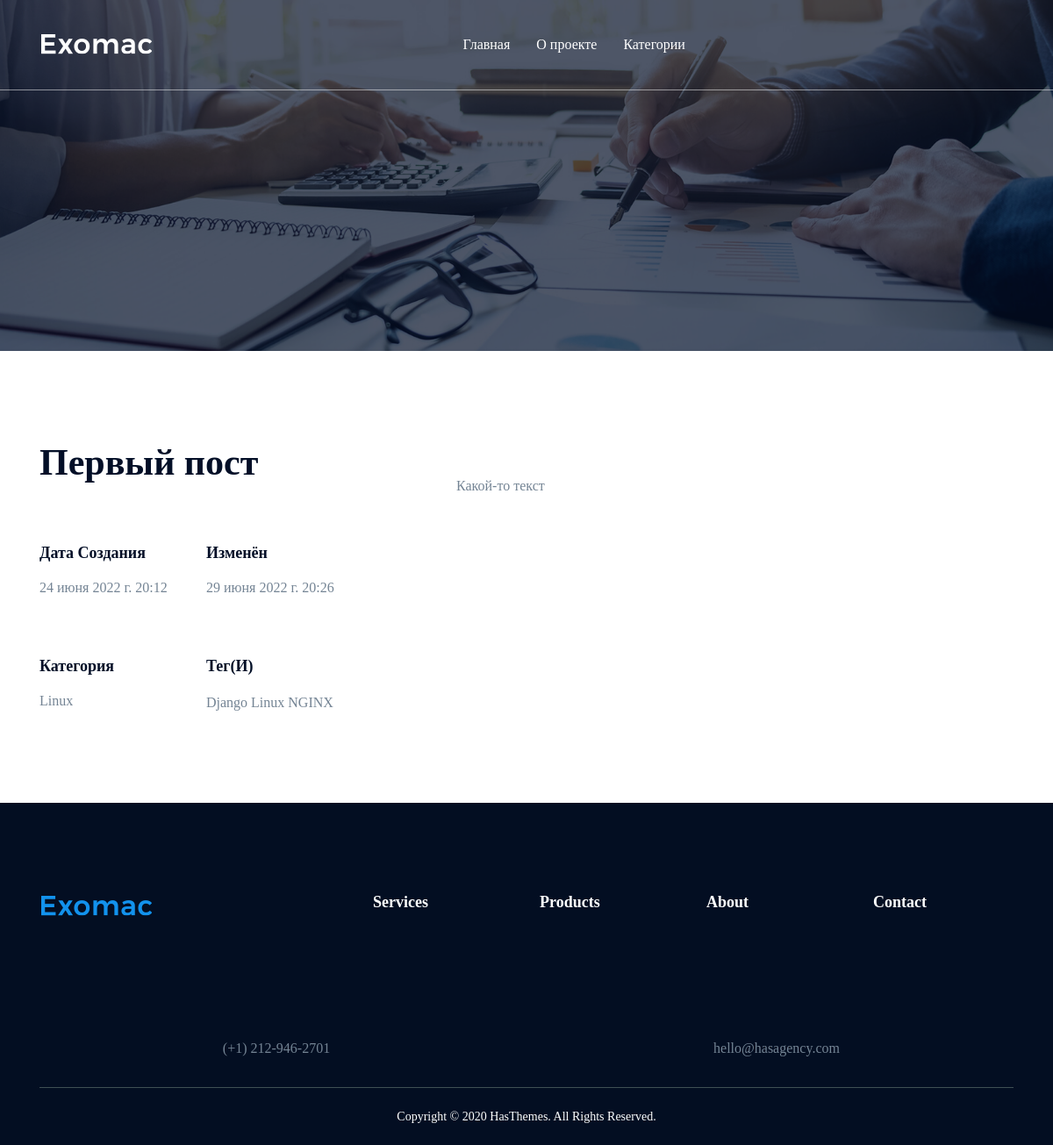
The app's page /post/pervyj-post/ with its own data.
### blog/models.py (models this page shows, shortened)
class Post(models.Model):
    title = models.CharField(max_length=100, verbose_name='Название')
    url = models.SlugField(max_length=100, unique=True)
    text = models.TextField(verbose_name="Текст")
    created_up = models.DateTimeField(auto_now=True, verbose_name="Дата обновления")
    created_at = models.DateTimeField(auto_now_add=True, db_index=True, verbose_name="Создан")
    category = models.ForeignKey(Category, on_delete=models.CASCADE, related_name='category', verbose_name='Категирии')
    tag = models.ManyToManyField(Tag, related_name='tag', verbose_name='Тег')
    draft = models.BooleanField('Черновик', default=False)
    image = models.ImageField(verbose_name='Изоброжение', upload_to='post/%Y/%m/%d', blank=True)
    class Meta:
        verbose_name = 'Пост'
        verbose_name_plural = "Посты"

class Category(models.Model):
    title = models.CharField(max_length=100)
    url = models.SlugField(max_length=100, unique=True)
    def __str__(self):
        return self.title
    class Meta:
        verbose_name = 'Категория'
        verbose_name_plural = "Категории"
    def get_absolute_url(self):
        return reverse("category", kwargs={"slug": self.url})

class Tag(models.Model):
    title = models.CharField(max_length=100)
    url = models.SlugField(max_length=100, unique=True)
    def get_absolute_url(self):
        return reverse("tag", kwargs={"slug": self.url})
    class Meta:
        verbose_name = 'Тег'
        verbose_name_plural = "Теги"

### blog/views.py (the view)
# urls.py: path('post/<str:slug>/', PostView.as_view(), name='post'),
class PostView(DetailView):
    model = Post
    template_name = 'blog/detail.html'
    context_object_name = 'post'
    slug_field = 'url'
    def get_context_data(self, *, object_list=None, **kwargs):
        context = super().get_context_data(**kwargs)
        self.object.views = F('views') + 1
        self.object.save()
        self.object.refresh_from_db()
        return context

### blog/templatetags/menu.py (called while the page is built)
@register.inclusion_tag('blog/menu_tpl.html')
def show_menu(menu_class='site-main-menu'):
    categories = Category.objects.all()
    return {"categories": categories, 'menu_class': menu_class}

@register.inclusion_tag('blog/menu_mobile.html')
def show_mobile(menu_class='site-mobile-menu'):
    categories = Category.objects.all()
    return {"categories": categories, 'menu_class': menu_class}

### templates/blog/detail.html (shortened to what this page needs)
{% extends 'base.html' %}
{% block content %}
    <div class="section section-padding">
        <div class="container">
            <div class="row pt--100 pb--80">
                <div class="col-lg-4 col-md-6 col-12">
                    <div class="work-left work-details" data-aos="fade-up">
                        <div class="portfolio-main-info">
                            <h2 class="title">{{ post.title }}</h2>
                            <div class="work-details-list mt-12">
                                <div class="details-list">
                                    <label>Дата создания</label>
                                    <span>{{ post.created_at }}</span>
                                </div>
                                <div class="details-list">
                                    <label>Изменён</label>
                                    <span>{{ post.created_up }}</span>
                                </div>
                                <div class="details-list">
                                    <label>Категория</label>
                                    <span><a href="#">{{ post.category }}</a></span>
                                </div>
                                <div class="details-list">
                                    <label>Тег(и)</label><br>
                                    {% for tag in post.tag.all %}
                                        <a href="{{ tag.get_absolute_url }}">{{ tag.title }}</a>
                                    {% endfor %}
                                </div>
                            </div>
                        </div>
                    </div>
                </div>
                <div class="col-lg-7 col-md-6 offset-lg-1 col-12">
                    <div class="work-left work-details mt-6">
                        <div class="work-main-info">
                            <div class="work-content">
                                <div class="desc mt-8">
                                    <div class="content mb-5" data-aos="fade-up">
                                        {{ post.text|safe }}
                                    </div>
                                </div>
                            </div>
                        </div>
                    </div>
                </div>
            </div>
        </div>
    </div>
{% endblock %}

### templates/blog/menu_tpl.html (shortened to what this page needs)
{% load flatpages %}
{% get_flatpages as flatpages %}
<nav class="{{ menu_class }}">
    <ul>
        <li class="has-children"><a href="{% url "home" %}">Главная</a></li>
        {% for page in flatpages %}
            <li><a href="{{ page.url }}"><span class="menu-text">{{ page.title }}</span></a></li>
        {% endfor %}
        <li class="has-children"><a href="#"><span class="menu-text">Категории</span></a>
        </li>
    </ul>
</nav>

### records on screen
Post: title "Первый пост", created_at "24 июня 2022 г. 20:12", created_up "29 июня 2022 г. 20:26", category "Linux", text "Какой-то текст"
Tag: title "Django"
Tag: title "Linux"
Tag: title "NGINX"

### other values on screen
{{ page.title }} "О проекте"
